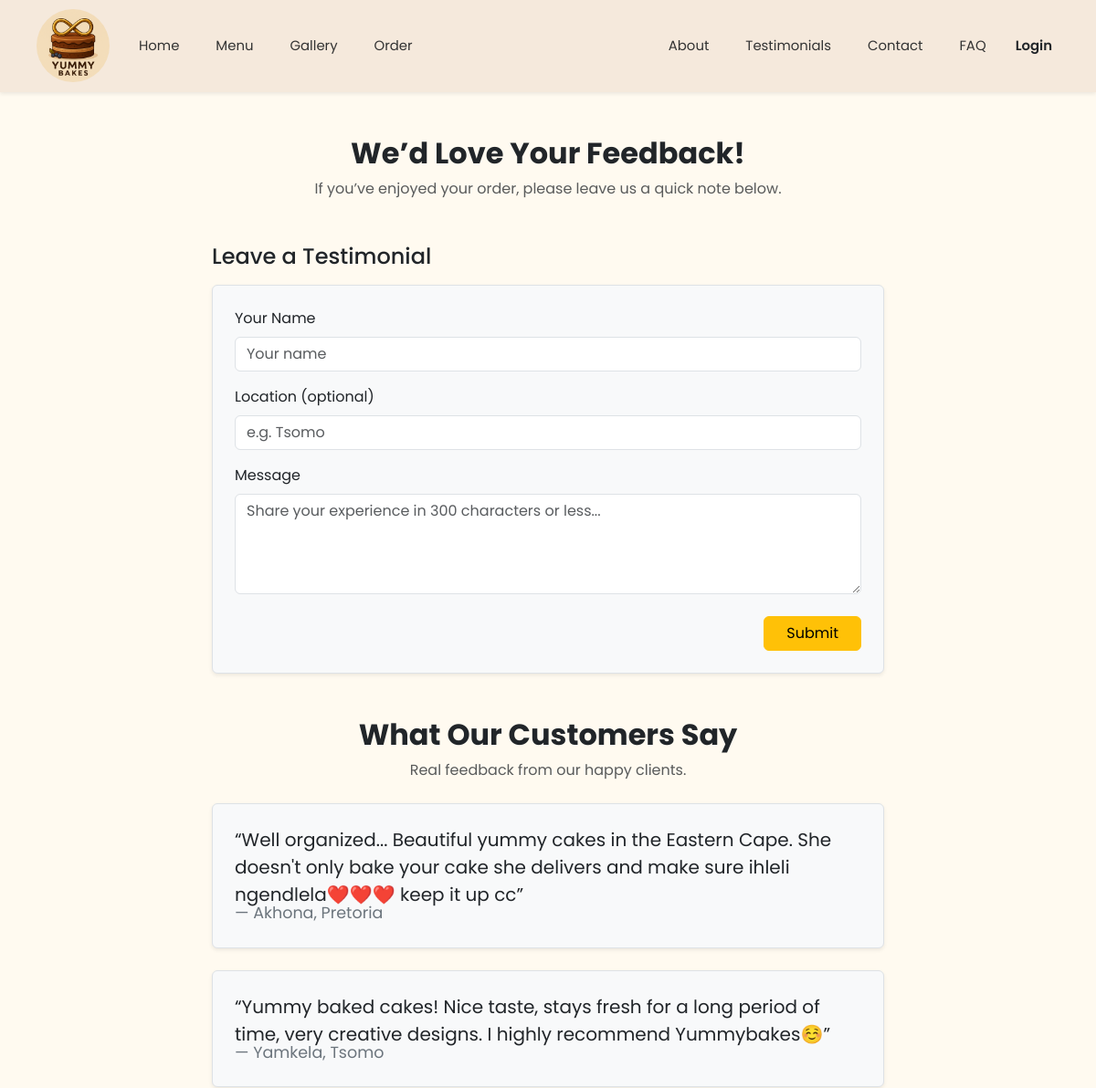
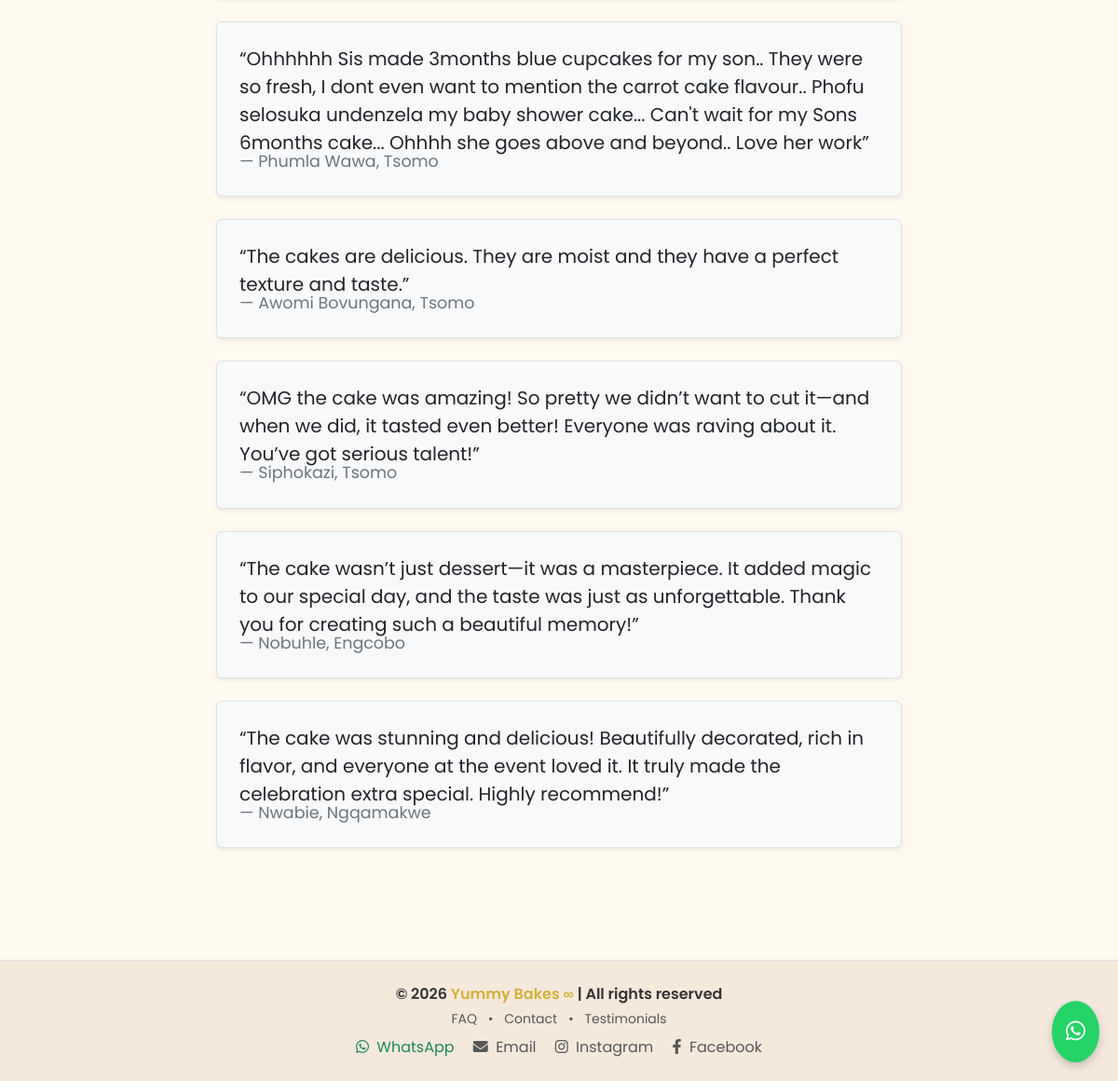
Page /testimonials/ on the committed database (2 pictures, top to bottom).
### main/models.py (models this page shows, shortened)
class Testimonial(models.Model):
    name = models.CharField(max_length=100)
    location = models.CharField(max_length=100, blank=True)
    message = models.TextField()
    created_at = models.DateTimeField(auto_now_add=True)
    is_approved = models.BooleanField(default=False)
    class Meta:
        ordering = ['-created_at']
        verbose_name = "Testimonial"
        verbose_name_plural = "Testimonials"

### main/views.py (the view, shortened to what this page needs)
# urls.py: path('testimonials/', views.testimonials, name='testimonials'),
def testimonials(request):
    approved_testimonials = Testimonial.objects.filter(is_approved=True).order_by('-created_at')[:10]
    form = TestimonialForm(request.POST or None)
    return render(request, 'main/testimonials.html', {'testimonials': approved_testimonials, 'form': form})

### main/forms.py (shortened to what this page needs)
class TestimonialForm(forms.ModelForm):
    honeypot = forms.CharField(required=False, widget=forms.HiddenInput)
    class Meta:
        model = Testimonial
        fields = ['name', 'location', 'message']
        widgets = {
            'name': forms.TextInput(attrs={'placeholder': 'Your name', 'class': 'form-control'}),
            'location': forms.TextInput(attrs={'placeholder': 'e.g. Tsomo', 'class': 'form-control'}),
            'message': forms.Textarea(attrs={
                'rows': 4,
                'maxlength': 300,
                'placeholder': 'Share your experience in 300 characters or less...',
                'class': 'form-control'
            }),
        }

### main/templates/main/testimonials.html (shortened to what this page needs)
{% extends 'main/base.html' %}
{% load static %}
{% block content %}
<section class="container py-5">
  <div class="text-center mb-5">
    <h2 class="fw-bold">We’d Love Your Feedback!</h2>
    <p class="text-muted">If you’ve enjoyed your order, please leave us a quick note below.</p>
  </div>
  <div class="row justify-content-center mb-5">
    <div class="col-md-8">
      <h4 class="mb-3">Leave a Testimonial</h4>
      <form method="POST" class="border p-4 bg-light rounded shadow-sm" aria-label="Submit your testimonial">
        <div class="mb-3">
          <label for="id_name" class="form-label">Your Name</label>
          {{ form.name }}
        </div>
        <div class="mb-3">
          <label for="id_location" class="form-label">Location (optional)</label>
          {{ form.location }}
        </div>
        <div class="mb-3">
          <label for="id_message" class="form-label">Message</label>
          {{ form.message }}
        </div>
        <div class="text-end mt-4">
          <button type="submit" class="btn btn-warning px-4">Submit</button>
        </div>
      </form>
    </div>
  </div>
  <div class="text-center mb-4">
    <h2 class="fw-bold">What Our Customers Say</h2>
    <p class="text-muted">Real feedback from our happy clients.</p>
  </div>
  <div class="row justify-content-center">
    {% for t in testimonials %}
      <div class="col-md-8 mb-4">
        <div class="p-4 bg-light border rounded shadow-sm">
          <blockquote class="blockquote mb-0">
            <p class="mb-2">“{{ t.message }}”</p>
            <footer class="blockquote-footer">{{ t.name }}{% if t.location %}, {{ t.location }}{% endif %}</footer>
          </blockquote>
        </div>
      </div>
    {% empty %}
      <p class="text-center">No testimonials yet. Be the first to leave one!</p>
    {% endfor %}
  </div>
</section>
{% endblock %}

### static/css/style.css (style rules this page uses)
html { scroll-behavior: smooth; }
body { font-family: 'Segoe UI', Tahoma, Geneva, Verdana, sans-serif; overflow-x: hidden; }
section { scroll-margin-top: 80px; padding: 60px 0; }

### rows in the picture
Testimonial: message "Well organized... Beautiful yummy cakes in the Eastern Cape. She doesn't only bake your cake she delivers and make sure ihleli ngendlela❤️❤️❤️ keep it up cc", name "Akhona", location "Pretoria"
Testimonial: message "Yummy baked cakes! Nice taste, stays fresh for a long period of time, very creative designs. I highly recommend Yummybakes☺️", name "Yamkela", location "Tsomo"
Testimonial: message "Ohhhhhh Sis made 3months blue cupcakes for my son.. They were so fresh, I dont even want to mention the carrot cake flavour.. Phofu selosuka undenzela my baby shower cake... Can't wait for my Sons 6months cake... Ohhhh she goes above and beyond.. Love her work", name "Phumla Wawa", location "Tsomo"
Testimonial: message "The cakes are delicious. They are moist and they have a perfect texture and taste.", name "Awomi Bovungana", location "Tsomo"
Testimonial: message "OMG the cake was amazing! So pretty we didn’t want to cut it—and when we did, it tasted even better! Everyone was raving about it. You’ve got serious talent!", name "Siphokazi", location "Tsomo"
Testimonial: message "The cake wasn’t just dessert—it was a masterpiece. It added magic to our special day, and the taste was just as unforgettable. Thank you for creating such a beautiful memory!", name "Nobuhle", location "Engcobo"
Testimonial: message "The cake was stunning and delicious! Beautifully decorated, rich in flavor, and everyone at the event loved it. It truly made the celebration extra special. Highly recommend!", name "Nwabie", location "Ngqamakwe"

### other values in the picture
{{ current_year }} "2026"
